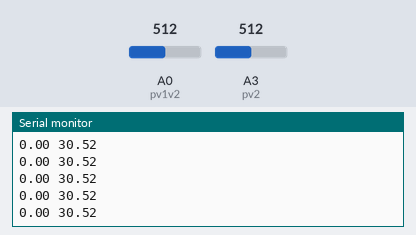
The sketch below on a simulated Arduino Uno, built with avr-gcc and run on an emulated ATmega328P. On the bench: the last lines printed to the serial monitor. Inputs (shaded band) come from the test bench; at power-on: A3 (pv2) = 512, A0 (pv1v2) = 512.

Above: at 2.7 s.
2.8 s: A3 (pv2) set to 182
At 3.7 s:
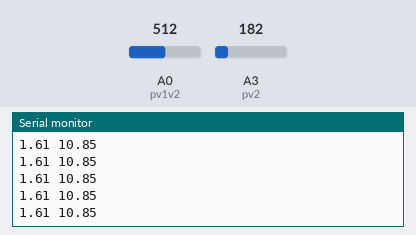
4.3 s: A3 (pv2) set to 157
At 5.3 s:
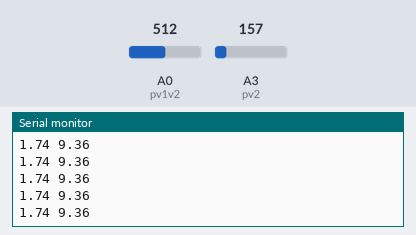
Timing chart, 0 to 7.3 s (numbered marks = the images above; inputs shaded):
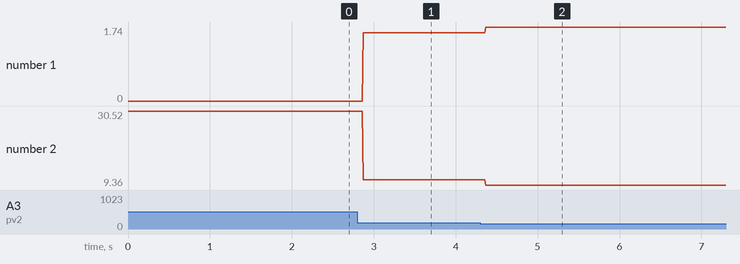

Measured:
- after the input at 2.8 s, the serial monitor: prints a new line after 0.07 s (image 1)
- after the input at 4.3 s, the serial monitor: prints a new line after 0.07 s (image 2)
- plotted number 1: 0 → 1.61 after the input at 2.8 s, 1.61 → 1.74 after the input at 4.3 s
- plotted number 2: 30.52 → 10.85 after the input at 2.8 s, 10.85 → 9.36 after the input at 4.3 s

The sketch:

csu0008-1208-1215.ino
```cpp
int pv1v2 = A0; // A0 and A3 are port identifiers shown on the Arduino board
int pv2 = A3;

void setup() {
  // put your setup code here, to run once:
  Serial.begin(9600);
  pinMode(pv1v2, INPUT);
  pinMode(pv2, INPUT);
}

void loop() {
  // put your main code here, to run repeatedly:

  // convert ADC readings
  float v1v2 = analogRead(pv1v2)*(5.0/1023.0); // unit: V
  float v2 = analogRead(pv2)*(5.0/1023.0); // unit: V

  float v1 = v1v2 - v2;
  Serial.print(v1);
  Serial.print(" ");

  // the resistance we use to measure current
  // unit: Ohms
  // change it if need be
  float R2 = 82.0;

  float i = v2*1000/R2; // unit: mA
  Serial.println(i);

  delay(2); // this translates to our sampling rate
}
```
